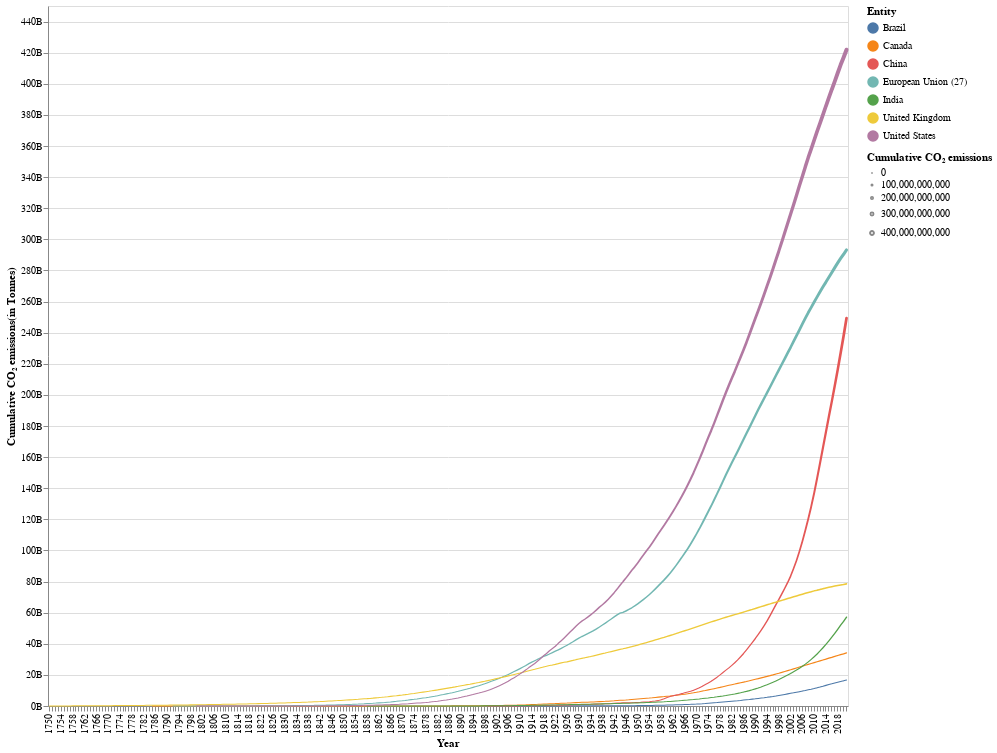

Notebook code cell kept with this figure:
### Code cell
source = df_I
# Create a selection that chooses the nearest point & selects based on x-value
nearest = alt.selection_point(nearest=True, on='mouseover',
                        fields=['Year'], empty=False)

# The basic line
line = alt.Chart(source).mark_trail(interpolate='basis').encode(
    x = alt.X('Year:O', axis=alt.Axis(labelOverlap = True,labelSeparation = 1)),
    y = alt.Y('Cumulative CO₂ emissions', axis = alt.Axis(title='Cumulative CO₂ emissions(in Tonnes)', labelExpr='datum.value / 1E9 + "B"')), 
    color="Entity",
    size='Cumulative CO₂ emissions:Q'
)
    


# Transparent selectors across the chart. This is what tells us
# the x-value of the cursor
selectors = alt.Chart(source).mark_point().encode(
    x='Year:O',
    opacity=alt.value(0),
).add_params(
    nearest
)

# Draw points on the line, and highlight based on selection
points = line.mark_point().encode(
    opacity=alt.condition(nearest, alt.value(1), alt.value(0))
)

# Draw text labels near the points, and highlight based on selection
text = line.mark_text(align='left', dx=5, dy=-5).encode(
    text=alt.condition(nearest, 'Cumulative CO₂ emissions:Q', alt.value(' '))
)

# Draw a rule at the location of the selection
rules = alt.Chart(source).mark_rule(color='gray').encode(
    x='Year:O',
).transform_filter(
    nearest
)

# Put the five layers into a chart and bind the data
alt.layer(
    line, selectors, points, rules, text
).properties(
    width=800, height=700
)

### Figure 1 — Vega-Lite specification as saved in the notebook (floating-point values rounded to 4 significant figures; data arrays with more than 128 entries replaced by an {"elided": "..."} marker saying what was removed)
{"config": {"view": {"continuousWidth": 300, "continuousHeight": 300}}, "layer": [{"mark": {"type": "trail", "interpolate": "basis"}, "encoding": {"color": {"field": "Entity", "type": "nominal"}, "size": {"field": "Cumulative CO₂ emissions", "type": "quantitative"}, "x": {"axis": {"labelOverlap": true, "labelSeparation": 1}, "field": "Year", "type": "ordinal"}, "y": {"axis": {"labelExpr": "datum.value / 1E9 + \"B\"", "title": "Cumulative CO₂ emissions(in Tonnes)"}, "field": "Cumulative CO₂ emissions", "type": "quantitative"}}}, {"mark": {"type": "point"}, "encoding": {"opacity": {"value": 0}, "x": {"field": "Year", "type": "ordinal"}}, "name": "view_2"}, {"mark": {"type": "point"}, "encoding": {"color": {"field": "Entity", "type": "nominal"}, "opacity": {"condition": {"param": "param_2", "value": 1, "empty": false}, "value": 0}, "size": {"field": "Cumulative CO₂ emissions", "type": "quantitative"}, "x": {"axis": {"labelOverlap": true, "labelSeparation": 1}, "field": "Year", "type": "ordinal"}, "y": {"axis": {"labelExpr": "datum.value / 1E9 + \"B\"", "title": "Cumulative CO₂ emissions(in Tonnes)"}, "field": "Cumulative CO₂ emissions", "type": "quantitative"}}}, {"mark": {"type": "rule", "color": "gray"}, "encoding": {"x": {"field": "Year", "type": "ordinal"}}, "transform": [{"filter": {"param": "param_2", "empty": false}}]}, {"mark": {"type": "text", "align": "left", "dx": 5, "dy": -5}, "encoding": {"color": {"field": "Entity", "type": "nominal"}, "size": {"field": "Cumulative CO₂ emissions", "type": "quantitative"}, "text": {"condition": {"param": "param_2", "empty": false, "field": "Cumulative CO₂ emissions", "type": "quantitative"}, "value": " "}, "x": {"axis": {"labelOverlap": true, "labelSeparation": 1}, "field": "Year", "type": "ordinal"}, "y": {"axis": {"labelExpr": "datum.value / 1E9 + \"B\"", "title": "Cumulative CO₂ emissions(in Tonnes)"}, "field": "Cumulative CO₂ emissions", "type": "quantitative"}}}], "data": {"name": "data-752d64916a7cbaad9b37bed0c8e86156"}, "height": 700, "params": [{"name": "param_2", "select": {"type": "point", "fields": ["Year"], "nearest": true, "on": "mouseover"}, "views": ["view_2"]}], "width": 800, "$schema": "https://vega.github.io/schema/vega-lite/v5.8.0.json", "datasets": {"data-752d64916a7cbaad9b37bed0c8e86156": {"elided": "1356 records"}}}
